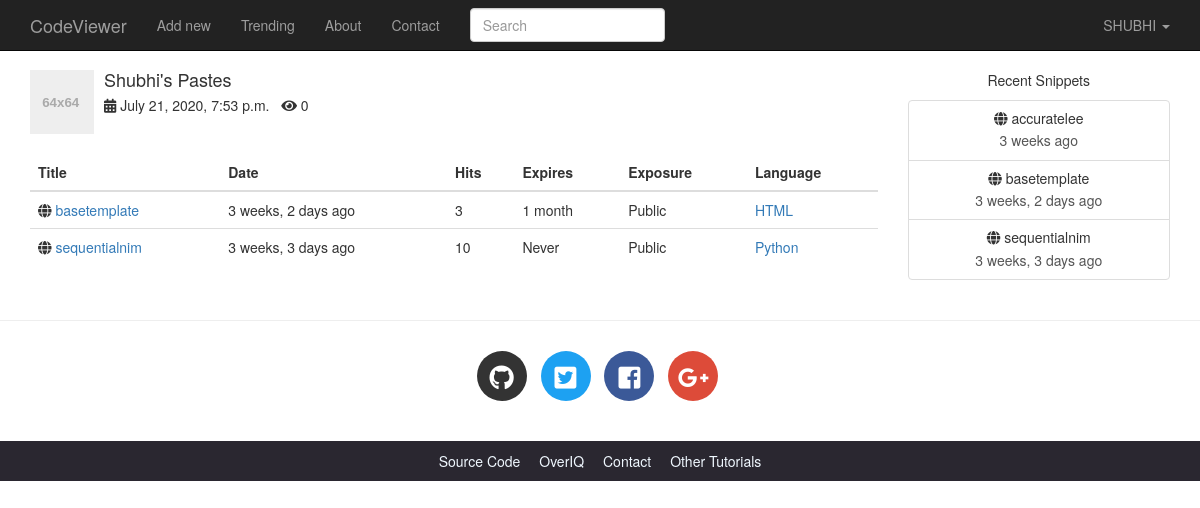
The page /user/shubhi/ (signed in) on the database its author committed.
### codeviewer/models.py (models this page shows, shortened)
class Author(models.Model):
    user=models.OneToOneField(User,related_name='profile',on_delete=models.CASCADE)
    default_language=models.ForeignKey(Language,on_delete=models.CASCADE,default=get_default_language)
    default_exposure=models.CharField(max_length=10,choices=Preference.exposure_choices,default=Preference.snippet_public)
    default_expiration=models.CharField(max_length=10,choices=Preference.expiration_choices,default=Preference.snippet_expire_never)
    private=models.BooleanField(default=False)
    views=models.IntegerField(default=0)

class Snippet(models.Model):
    title=models.CharField(max_length=100,blank=True)
    orig_code=models.TextField()
    high_code=models.TextField(help_text='readonly field')
    slug=models.SlugField(max_length=100,unique=True,help_text='readonly field')
    expiration=models.CharField(max_length=10,choices=Preference.expiration_choices)
    exposure=models.CharField(max_length=10,choices=Preference.exposure_choices)
    hits=models.IntegerField(default=0,help_text='readonly field')
    created_on=models.DateTimeField(auto_now_add=True)
    user=models.ForeignKey(User,on_delete=models.CASCADE)
    language=models.ForeignKey(Language,on_delete=models.CASCADE)
    tag=models.ManyToManyField('Tag',blank=True)
    def get_absolute_url(self):
        return reverse('codeviewer:snippetdetail',args=[self.slug])
    class Meta:
        ordering=['-created_on']

class Language(models.Model):
    name=models.CharField(max_length=100)
    lang_code=models.CharField(max_length=100,unique=True)
    slug=models.SlugField(max_length=100,unique=True)
    mime=models.CharField(max_length=100)
    file_extension=models.CharField(max_length=10)
    created_on=models.DateTimeField(auto_now_add=True)
    updated_on=models.DateTimeField(auto_now=True)
    def __str__(self):
        return self.name
    def get_absolute_url(self):
        return reverse('codeviewer:trendingsnippet',args=[self.slug])
    class Meta:
        ordering=['name']

### codeviewer/views.py (the view)
# urls.py: re_path('^user/(?P<username>[A-Za-z]+)/$',views.userprofile,name='userprofile'),
def userprofile(request,username):
    user=get_object_or_404(User,username=username)
    if user.profile.private and request.user.username!=user.username:
        raise Http404
    elif not user.profile.private and request.user.username!=user.username:
        snippet_list=user.snippet_set.filter(exposure='public')
        user.profile.views+=1
        user.profile.save()
    else:
        snippet_list=user.snippet_set.all()
    snippets=paginate_result(request,snippet_list,5)
    return render(request,'codeviewer/profile.html',{'user':user,'snippets':snippets})

### codeviewer/context_processors.py (called while the page is built)
def recent_snippet(request):
    return dict(recent_snippet=Snippet.objects.filter(exposure='public').order_by('-id')[:8])

### codeviewer/utils.py (called while the page is built)
def paginate_result(request,object_list,records_per_page):
    paginator=Paginator(object_list,records_per_page)
    page=request.GET.get('page')
    try:
        results=paginator.page(page)
    except PageNotAnInteger:
        results=paginator.page(1)
    except EmptyPage:
        results=paginator.page(paginator.num_pages)
    return results

### codeviewer/templates/codeviewer/profile.html (shortened to what this page needs)
{% extends 'codeviewer/base.html' %}
{% load static %}
{% load humanize %}
{% block main %}
    <div class="media post-meta">
        <div class="media-left">
            <a href="#">
                <img alt="64x64" class="media-object" data-src="holder.js/64x64" data-holder-rendered="true" style="width: 64px; height: 64px;">
            </a>
        </div>
        <div class="media-body">
            <h4 class="media-heading">{{ user.username|capfirst }}'s Pastes</h4>
            <p>
                <i class="fas fa-calendar-alt" data-toggle="tooltip" title="" data-original-title="Account creation date" ></i> {{ user.date_joined }} &nbsp;
                <i class="fas fa-eye" data-toggle="tooltip" title="" data-original-title="Visits to this page"></i> {{ user.profile.views }} &nbsp;
            </p>
        </div>
    </div>
    <table class="table">
        <thead>
        <tr>
            <th>Title</th>
            <th>Date</th>
            <th>Hits</th>
            <th class="hidden-md">Expires</th>
            <th class="hidden-md">Exposure</th>
            <th class="hidden-md">Language</th>
        </tr>
        </thead>
        <tbody>
        {% for snippet in snippets %}
            <tr>
                <td><i class="fas fa-globe"></i>
                    <a href="{{ snippet.get_absolute_url }}">{{ snippet.title|default:"Untitled" }}</a>
                </td>
                <td title="{{ snippet.created_on }}">{{ snippet.created_on|naturaltime }}</td>
                <td>{{ snippet.hits }}</td>
                <td>{{ snippet.expiration|capfirst }}</td>
                <td>{{ snippet.exposure|capfirst }}</td>
                <td><a href="{{ snippet.language.get_absolute_url }}">{{ snippet.language }}</a></td>
            </tr>
        {% endfor %}
        </tbody>
    </table>
{% endblock %}

### codeviewer/templates/codeviewer/base.html (shortened to what this page needs)
<!DOCTYPE html>
<html lang="en">
<head>
    {% load static %}
    {% load humanize %}
    <link rel="stylesheet" href="{% static 'codeviewer/css/bootstrap.min.css' %}" >
    <link rel="stylesheet" href="{% static 'codeviewer/css/bootstrap-select.min.css' %}" >
    <link href="https://use.fontawesome.com/releases/v5.0.7/css/all.css" rel="stylesheet">
    <link rel="stylesheet" href="{% static 'codeviewer/css/main.css' %}">
    <link rel="stylesheet" href="{% static 'codeviewer/css/default.css' %}">
</head>
<body>
<nav class="navbar navbar-default navbar-inverse navbar-fixed-top">
    <div class="container">
        <div class="navbar-header">
            <a class="navbar-brand" href="{% url 'codeviewer:index' %}">CodeViewer</a>
        </div>
        <div class="collapse navbar-collapse" id="bs-example-navbar-collapse-1">
            <ul class="nav navbar-nav">
                <li {% if request.path == '/' %}class='active'{% endif %} >
                    <a href="{% url 'codeviewer:index' %}">Add new</a>
                </li>
                <li {% if request.path == '/trending/' %}class='active'{% endif %}>
                    <a href="{%url 'codeviewer:trendingsnippet' %}">Trending<span class="sr-only">(current)</span></a>
                </li>
                <li {% if request.path == '/about/' %}class='active'{% endif %}>
                    <a href="">About</a>
                </li>
                <li {% if request.path == '/contact/' %}class='active'{% endif %}>
                    <a href="{%url 'codeviewer:contact' %}">Contact</a>
                </li>
            </ul>
            <form action="{% url 'codeviewer:search' %}" class="navbar-form navbar-left" method="get">
                <div class="form-group">
                    <input type="text" name="query" class="form-control" placeholder="Search" value="{{request.GET.query}}">
                </div>
            </form>
            <ul class="nav navbar-nav navbar-right">
                <li class="dropdown">
                    <a href="#" class="dropdown-toggle" data-toggle="dropdown" role="button"
                       aria-haspopup="true" aria-expanded="false">
                        {% if request.user.is_authenticated %}
                            {{ request.user.username|upper }}
                        {% else %}
                            GUEST
                        {% endif %}
                        <span class="caret"></span>
                    </a>
                </li>
            </ul>
        </div>
    </div>
</nav>
<div class="container">
    <div class="row">
        <div class="col-lg-9 col-md-9">
            {% block main %}{% endblock %}
        </div>
        <div class="col-lg-3 col-md-3 text-center hidden-sm hidden-xs">
            <p>Recent Snippets</p>
            <div class="list-group">
              {% for recent in recent_snippet %}
                <a href="{{ recent.get_absolute_url }}" class="list-group-item">
                    <h5 class="list-group-item-heading"><span class="fas fa-globe"
                        "></span> {{ recent.title }}</h5>
                    <p class="list-group-item-text">{{ recent.created_on|naturaltime }}</p>
                </a>
                {% endfor %}
                </div>
          </div>
    </div>
</div>
<hr>
<footer>
    <div class="social-icons">
        <div class="container text-center">
            <ul class="list-inline">
                <li class="list-inline-item social-github">
                    <a href="https://github.com/">
                        <i class="fab fa-github"></i>
                    </a>
                </li>
                <li class="list-inline-item social-twitter">
                    <a href="https://twitter.com/">
                        <i class="fab fa-twitter-square"></i>
                    </a>
                </li>
                <li class="list-inline-item social-facebook">
                    <a href="https://www.facebook.com/">
                        <i class="fab fa-facebook-square"></i>
                    </a>
                </li>
                <li class="list-inline-item social-google-plus">
                    <a href="https://plus.google.com/">
                        <i class="fab fa-google-plus-g"></i>
                    </a>
                </li>
            </ul>
        </div>
    </div>
    <div class="main-footer">
        <div class="container text-center">
            <ul>
                <li><a href="#">Source Code</a></li>
                <li><a href="#">OverIQ</a></li>
                <li><a href="#">Contact</a></li>
                <li><a href="#">Other Tutorials</a></li>
            </ul>
        </div>
    </div>
</footer>
</body>
</html>

### codeviewer/static/codeviewer/css/main.css (style rules this page uses)
body { padding-top: 70px; }
.social-icons { margin: 30px 0; }
footer .social-icons ul.list-inline li a { display: block; width: 50px; height: 50px; color: #fff; border-radius: 100%; font-size: 25px; line-height: 50px; }
footer .social-icons ul.list-inline li.social-github a { background-color: #333; transition: all .2s ease-in-out; }
footer .social-icons ul.list-inline li.social-twitter a { background-color: #1da1f2; transition: all .2s ease-in-out; }
footer .social-icons ul.list-inline li.social-facebook a { background-color: #3b5998; transition: all .2s ease-in-out; }
footer .social-icons ul.list-inline li.social-google-plus a { background-color: #dd4b39; transition: all .2s ease-in-out; }
.main-footer { background-color: #2a2730; }
.main-footer ul { margin-top: 10px; padding-left: 0; }
.main-footer li { display: inline; }
.main-footer li a { color: aliceblue; }
.main-footer li+ li { margin-left: 15px; }
.post-meta { margin-bottom: 20px; }

### rows shown on the page
Snippet: title "basetemplate", created_on "3 weeks, 2 days ago", hits "3", expiration "1 month", exposure "Public", language "HTML"
Snippet: title "sequentialnim", created_on "3 weeks, 3 days ago", hits "10", expiration "Never", exposure "Public", language "Python"
Snippet: title "accuratelee", created_on "3 weeks ago"

### other values the page prints
{{ request.user.username|upper }} "SHUBHI"
{{ user.username|capfirst }} "Shubhi"
{{ user.date_joined }} "July 21, 2020, 7:53 p.m."
{{ user.profile.views }} "0"
